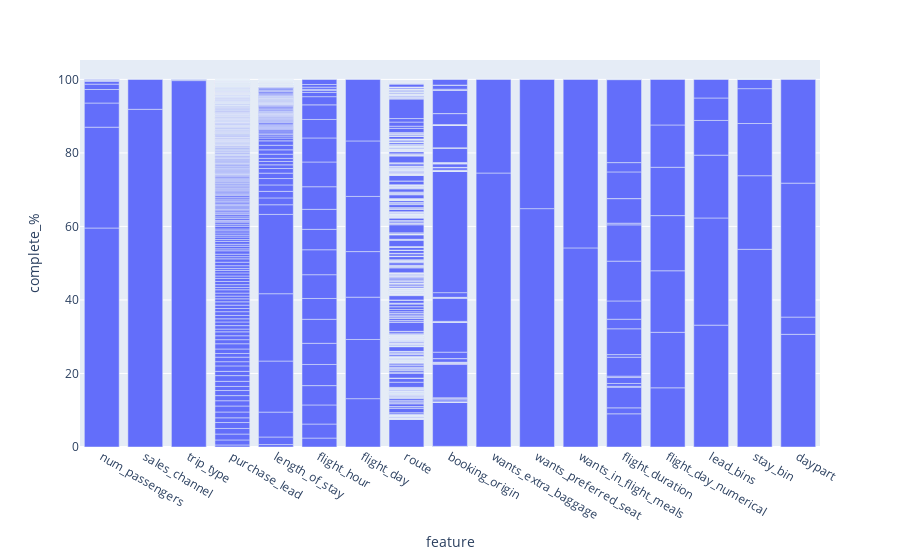
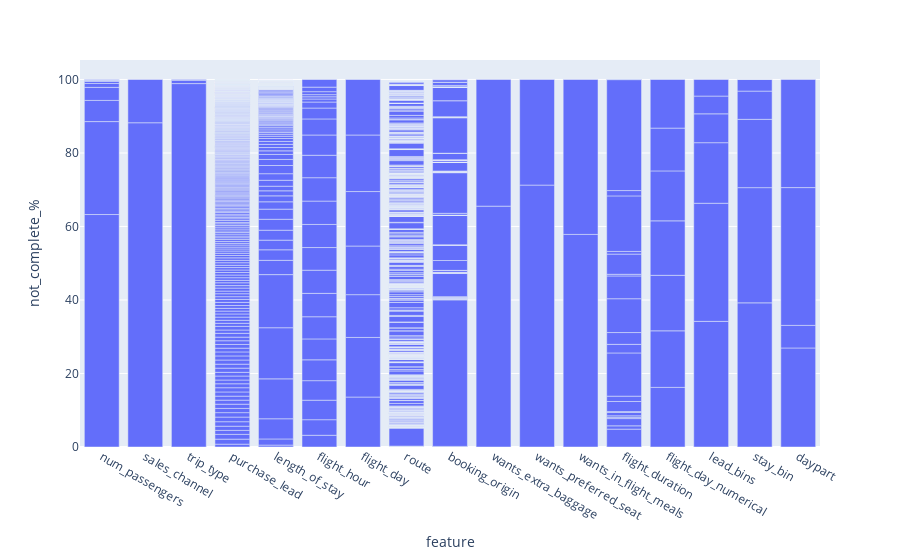

These figures' notebook cell, in order:
### Code cell
fig = px.bar(summary, x='feature', y='complete_%')
fig.show()
fig2=px.bar(summary,x='feature',y='not_complete_%')
fig2.show()

### Figure 1 — Plotly figure (JSON) as saved in the notebook; plotly's stock layout.template omitted (floating-point values rounded to 4 significant figures; data arrays with more than 128 entries replaced by an {"elided": "..."} marker saying what was removed)
{"data": [{"hovertemplate": "feature=%{x}<br>complete_%=%{y}<extra></extra>", "legendgroup": "", "marker": {"color": "#636efa", "pattern": {"shape": ""}}, "name": "", "orientation": "v", "showlegend": false, "textposition": "auto", "type": "bar", "x": {"elided": "1803 str values"}, "xaxis": "x", "y": {"elided": "1803 float values"}, "yaxis": "y"}], "layout": {"barmode": "relative", "legend": {"tracegroupgap": 0}, "margin": {"t": 60}, "xaxis": {"anchor": "y", "domain": [0, 1], "title": {"text": "feature"}}, "yaxis": {"anchor": "x", "domain": [0, 1], "title": {"text": "complete_%"}}}}

### Figure 2 — Plotly figure (JSON) as saved in the notebook; plotly's stock layout.template omitted (floating-point values rounded to 4 significant figures; data arrays with more than 128 entries replaced by an {"elided": "..."} marker saying what was removed)
{"data": [{"hovertemplate": "feature=%{x}<br>not_complete_%=%{y}<extra></extra>", "legendgroup": "", "marker": {"color": "#636efa", "pattern": {"shape": ""}}, "name": "", "orientation": "v", "showlegend": false, "textposition": "auto", "type": "bar", "x": {"elided": "1803 str values"}, "xaxis": "x", "y": {"elided": "1803 float values"}, "yaxis": "y"}], "layout": {"barmode": "relative", "legend": {"tracegroupgap": 0}, "margin": {"t": 60}, "xaxis": {"anchor": "y", "domain": [0, 1], "title": {"text": "feature"}}, "yaxis": {"anchor": "x", "domain": [0, 1], "title": {"text": "not_complete_%"}}}}
